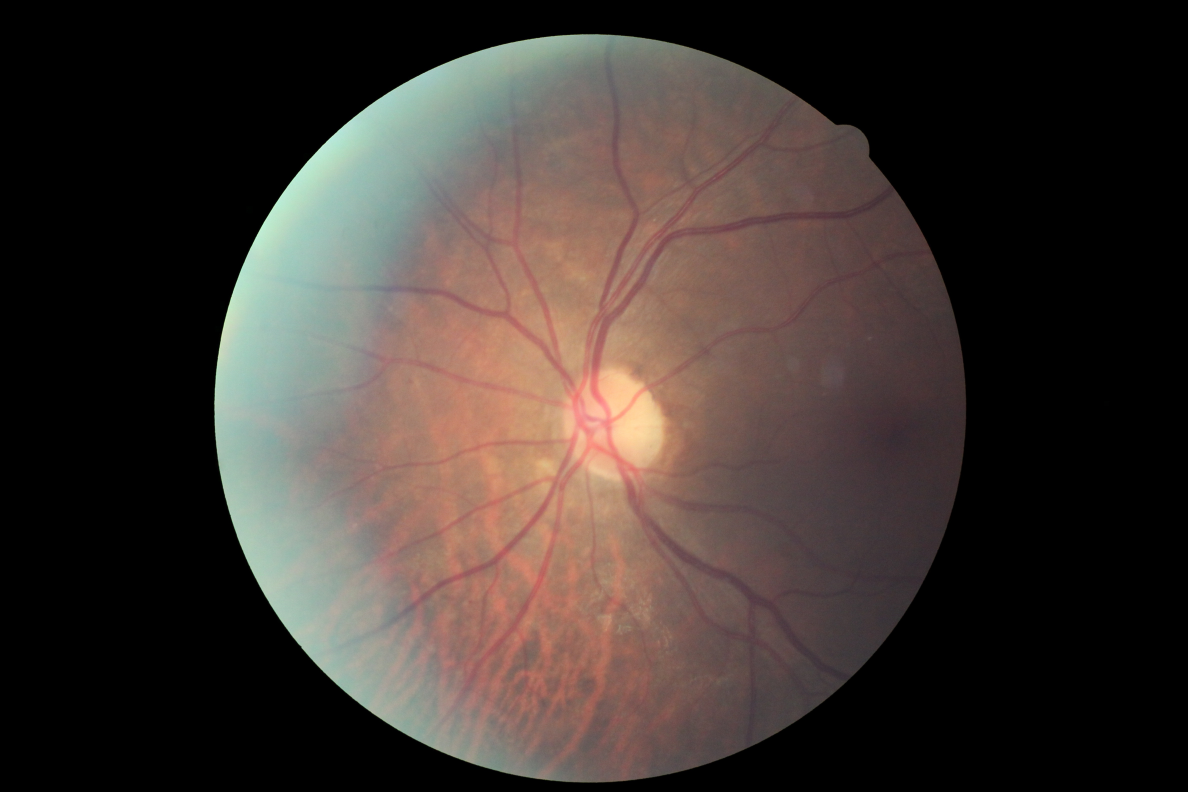
#> input picture Code/Data/sample/10_left.jpeg, 4752 x 3168 px, found by its file name (shown at 1/4 size); its folder holds only this picture in this run
$ python preprocess_images.py   (older library calls are emulated)
#> lines starting #> are read from the running program, lines starting #| are printed output that depends on the picture; after the words box and inside, x2 and y2 are one past the last pixel; in counts of white or black regions, pixels touching at a corner belong together
#> in save_single, image_original is the input picture: PIL image 4752x3168 RGB; mean R, G, B 64.1, 54.6, 49.9
"""
Tries to remove unnecessary black borders around the images, and
"trim" the images to they take up the entirety of the image.
It's hacky & not very nice but it works :))
"""

import os
import numpy as np
from PIL import Image
import warnings
from multiprocessing import Pool
from tqdm import tqdm
import cv2


def trim(im):
    """
    Converts image to grayscale using cv2, then computes binary matrix
    of the pixels that are above a certain threshold, then takes out
    the first row where a certain percetage of the pixels are above the
    threshold will be the first clip point. Same idea for col, max row, max col.
    """
    percentage = 0.02

    img = np.array(im)
    img_gray = cv2.cvtColor(img, cv2.COLOR_BGR2GRAY)
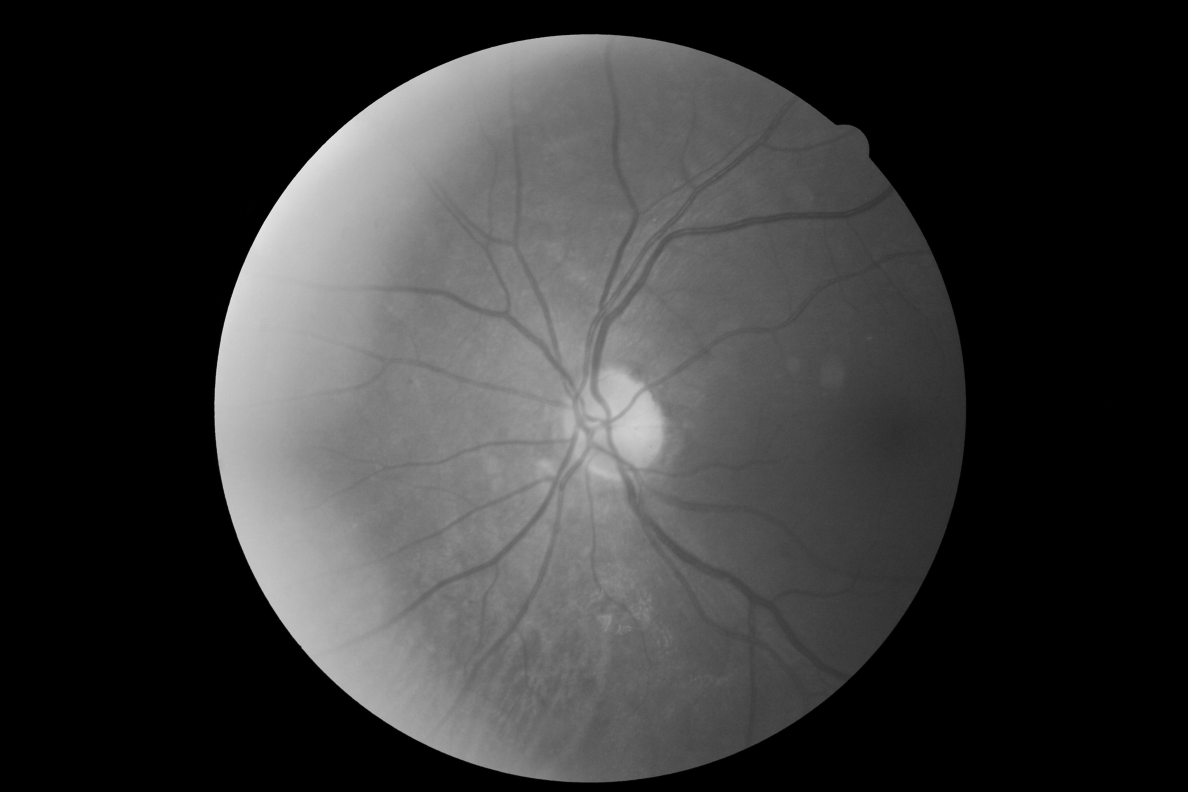
#> img_gray: shape (3168, 4752) (shown at 1/4 size); min 0, max 243, mean 54.3
    im = img_gray > 0.1 * np.mean(img_gray[img_gray != 0])
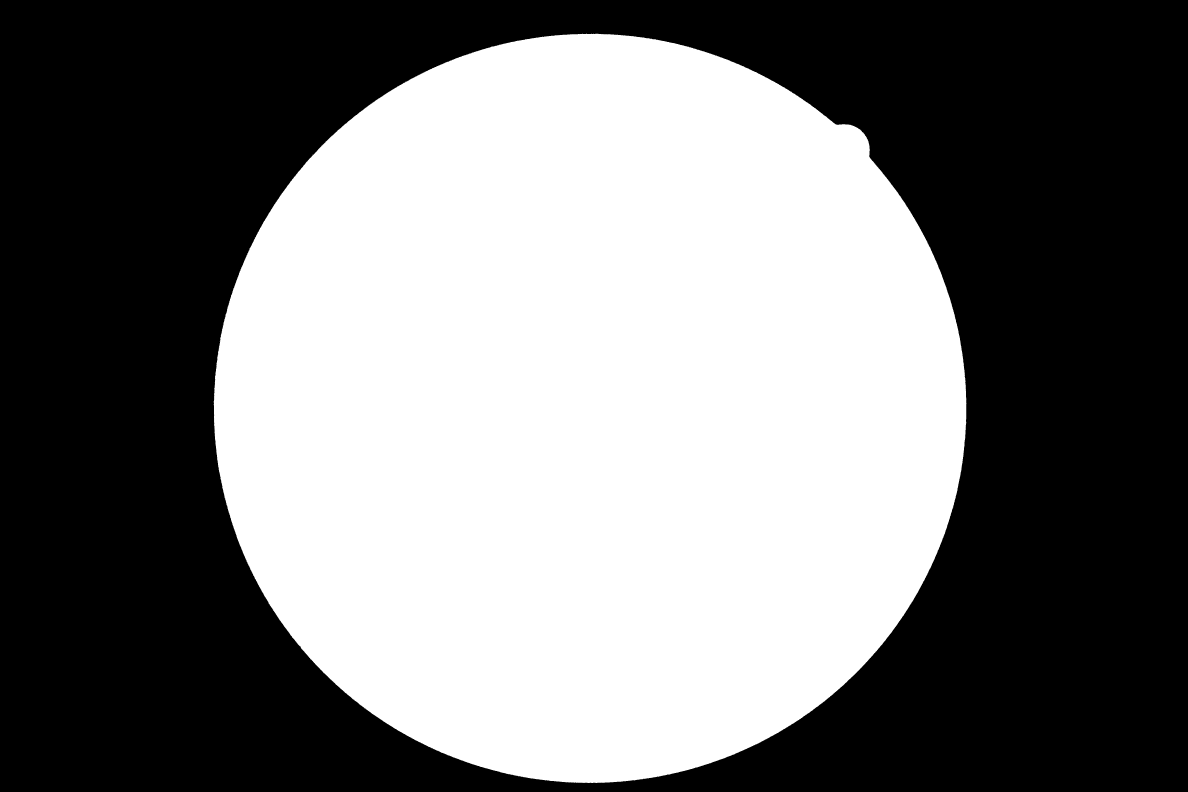
#> im: shape (3168, 4752) bool (shown at 1/4 size); 47.1% white; 11 white regions (10 under 20 px), largest, box (x1, y1, x2, y2) and area: (855, 135, 3866, 3132) 7087763
    row_sums = np.sum(im, axis=1)
#> row_sums = 3168 values, max 3010 at index 1599, min 0 at index 0, mean 2237.3
    col_sums = np.sum(im, axis=0)
#> col_sums = 4752 values, max 2997 at index 2366, min 0 at index 0, mean 1491.5
    rows = np.where(row_sums > img.shape[1] * percentage)[0]
#> rows = 2995 values from 136 to 3130
    cols = np.where(col_sums > img.shape[0] * percentage)[0]
#> cols = 3009 values from 856 to 3864
    min_row, min_col = np.min(rows), np.min(cols)
#> min_row = 136; min_col = 856
    max_row, max_col = np.max(rows), np.max(cols)
#> max_row = 3130; max_col = 3864
    im_crop = img[min_row : max_row + 1, min_col : max_col + 1]
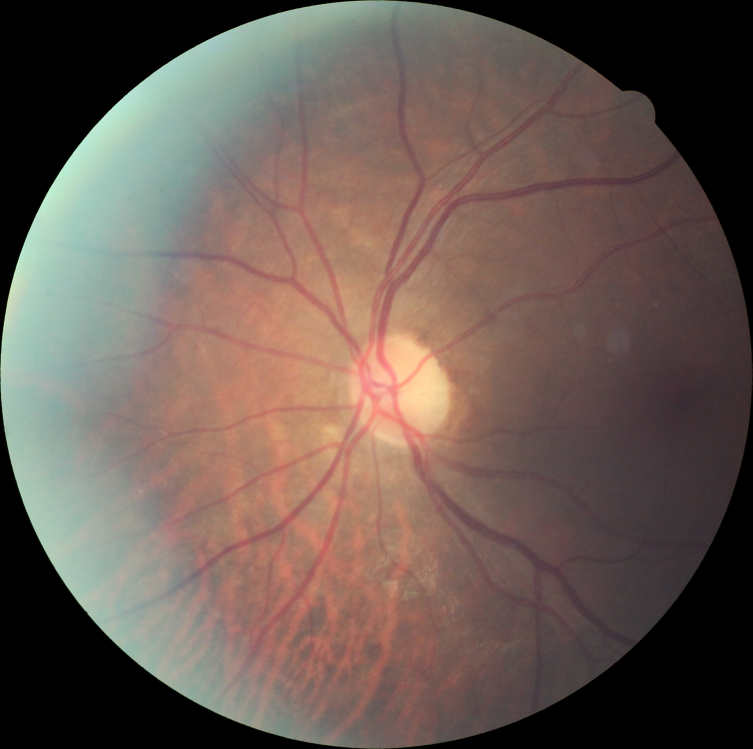
#> im_crop: shape (2995, 3009, 3) (shown at 1/4 size); mean R, G, B 107.1, 91.2, 83.4
    return Image.fromarray(im_crop)


def resize_maintain_aspect(image, desired_size):
    """
    Stole this from some stackoverflow post but can't remember which,
    this will add padding to maintain the aspect ratio.
    """
#> called with desired_size = 150
    old_size = image.size  # old_size[0] is in (width, height) format
    ratio = float(desired_size) / max(old_size)
    new_size = tuple([int(x * ratio) for x in old_size])
    im = image.resize(new_size, Image.ANTIALIAS)
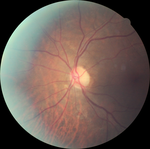
#> im: PIL image 150x149 RGB; mean R, G, B 107.3, 91.3, 83.6
    new_im = Image.new("RGB", (desired_size, desired_size))
#> new_im: PIL image 150x150 RGB; every value is 0
    new_im.paste(im, ((desired_size - new_size[0]) // 2, (desired_size - new_size[1]) // 2))
    return new_im


def save_single(args):
    img_file, input_path_folder, output_path_folder, output_size = args
    image_original = Image.open(os.path.join(input_path_folder, img_file))
    image = trim(image_original)
    image = resize_maintain_aspect(image, desired_size=output_size[0])
    image.save(os.path.join(output_path_folder + img_file))


def fast_image_resize(input_path_folder, output_path_folder, output_size=None):
    """
    Uses multiprocessing to make it fast
    """
    if not output_size:
        warnings.warn("Need to specify output_size! For example: output_size=100")
        exit()

    if not os.path.exists(output_path_folder):
        os.makedirs(output_path_folder)

    jobs = [
        (file, input_path_folder, output_path_folder, output_size)
        for file in os.listdir(input_path_folder)
    ]

    with Pool() as p:
        list(tqdm(p.imap_unordered(save_single, jobs), total=len(jobs)))


if __name__ == "__main__":
    fast_image_resize("../Data/sample/", "../Data/sample_resized_150/", output_size=(150, 150))

$ run again, on Code/Data/sample/15_left.jpeg
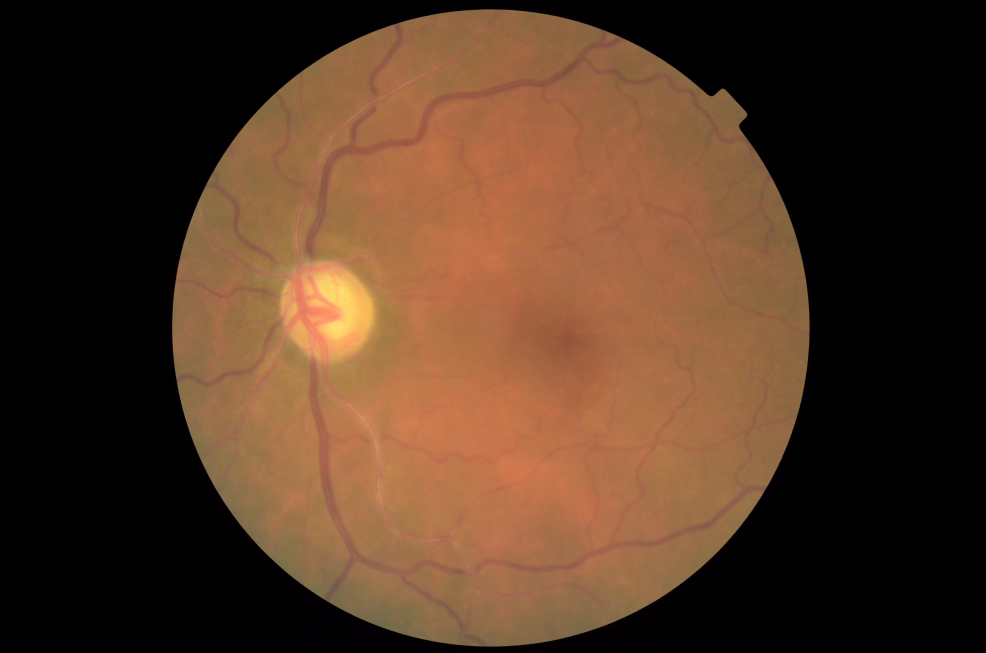
#> input picture Code/Data/sample/15_left.jpeg, 4928 x 3264 px, found by its file name (shown at 1/5 size)
#> in save_single, image_original is the input picture: PIL image 4928x3264 RGB; mean R, G, B 82.3, 55, 35.7
#> in trim, `im = img_gray > 0.1 * np.mean(img_gray[img_gray != 0])`:
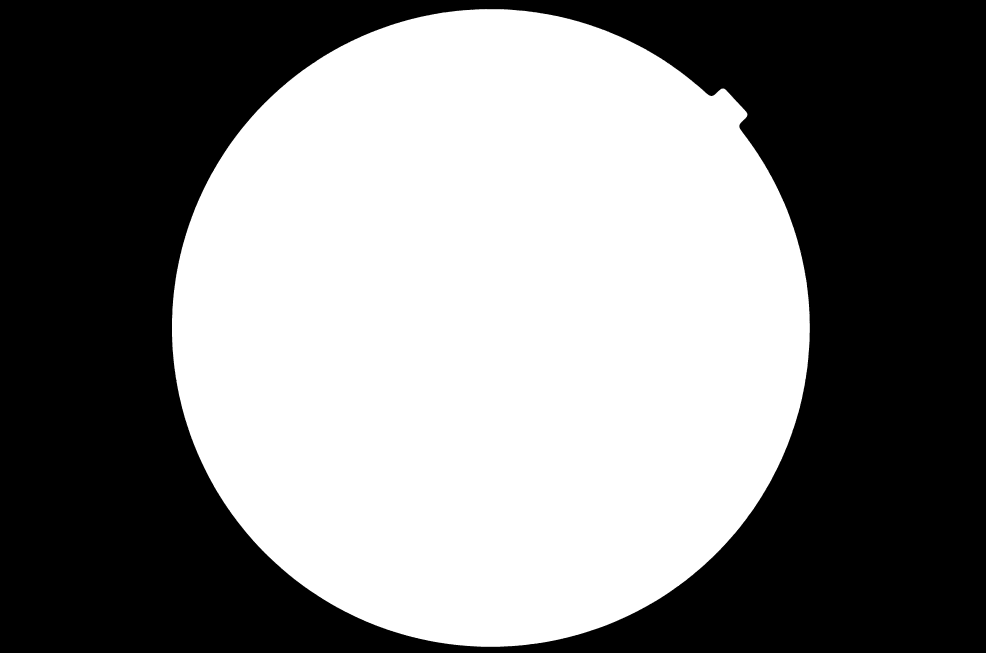
#> im: shape (3264, 4928) bool (shown at 1/5 size); 49.7% white; 43 white regions (42 under 20 px), largest, box (x1, y1, x2, y2) and area: (860, 45, 4049, 3234) 8000311
#> row_sums = 3264 values, max 3189 at index 1608, min 0 at index 0, mean 2451.1
#> col_sums = 4928 values, max 3189 at index 2428, min 0 at index 0, mean 1623.4
#> rows = 3187 values from 46 to 3232
#> cols = 3188 values from 860 to 4047
#> min_row = 46; min_col = 860
#> max_row = 3232; max_col = 4047
#> in resize_maintain_aspect, `im = image.resize(new_size, Image.ANTIALIAS)`:
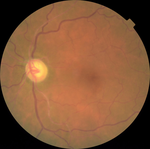
#> im: PIL image 150x149 RGB; mean R, G, B 130.3, 87.1, 56.5

$ run again, on Code/Data/sample/15_right.jpeg
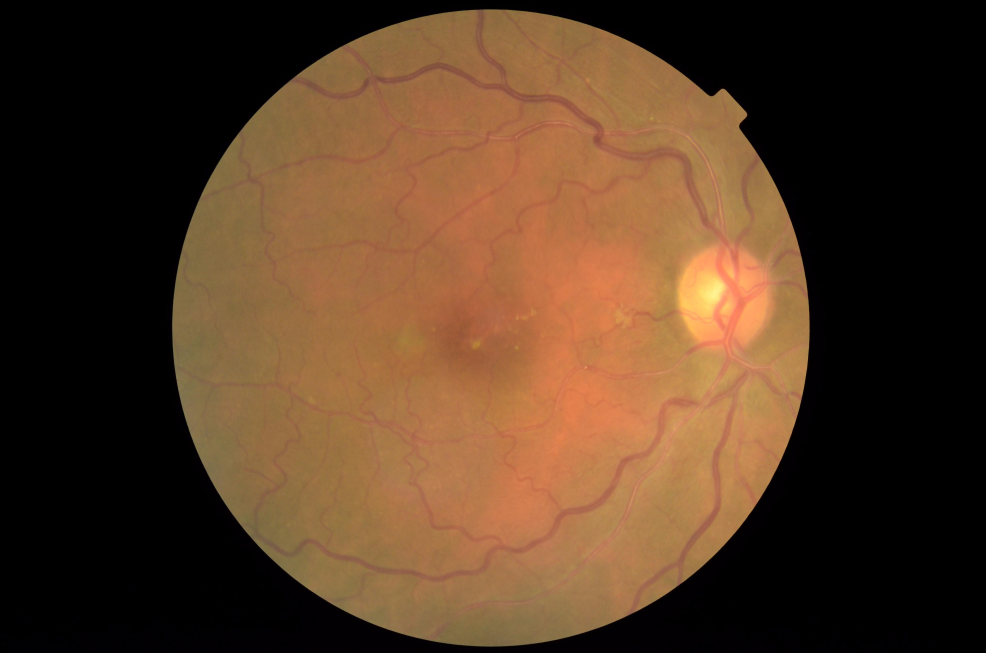
#> input picture Code/Data/sample/15_right.jpeg, 4928 x 3264 px, found by its file name (shown at 1/5 size)
#> in save_single, image_original is the input picture: PIL image 4928x3264 RGB; mean R, G, B 84.8, 58.2, 36
#> in trim, `im = img_gray > 0.1 * np.mean(img_gray[img_gray != 0])`:
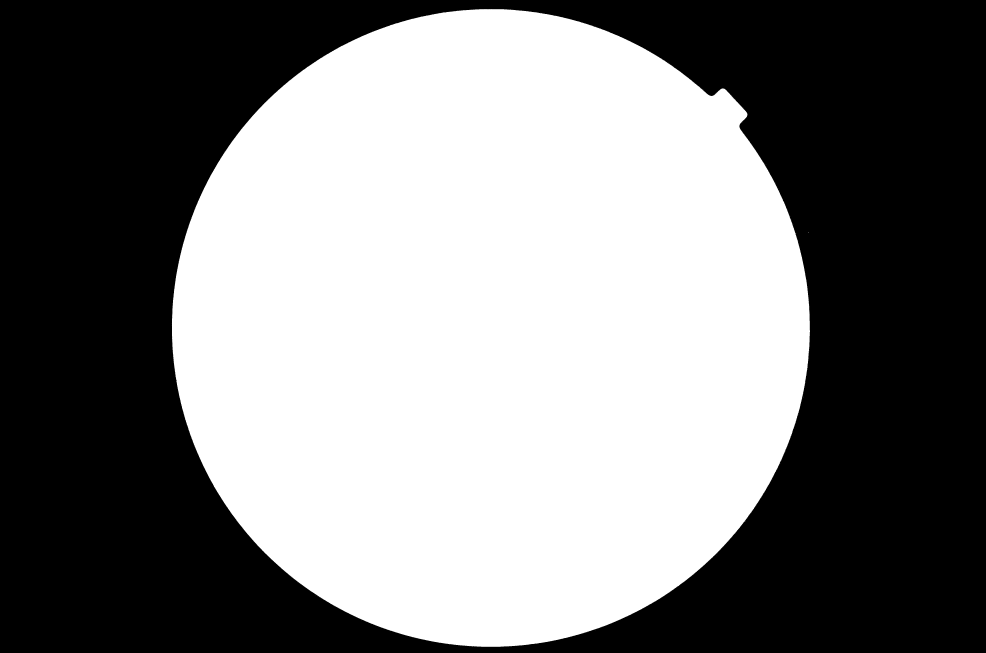
#> im: shape (3264, 4928) bool (shown at 1/5 size); 49.7% white; 90 white regions (89 under 20 px), largest, box (x1, y1, x2, y2) and area: (859, 45, 4050, 3234) 8000920
#> row_sums = 3264 values, max 3190 at index 1616, min 0 at index 0, mean 2451.3
#> col_sums = 4928 values, max 3189 at index 2423, min 0 at index 0, mean 1623.6
#> rows = 3187 values from 46 to 3232
#> cols = 3189 values from 860 to 4048
#> min_row = 46; min_col = 860
#> max_row = 3232; max_col = 4048
#> in resize_maintain_aspect, `im = image.resize(new_size, Image.ANTIALIAS)`:
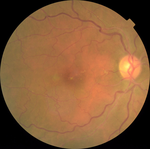
#> im: PIL image 150x149 RGB; mean R, G, B 134.3, 92.2, 57

$ run again, on Code/Data/sample/16_left.jpeg
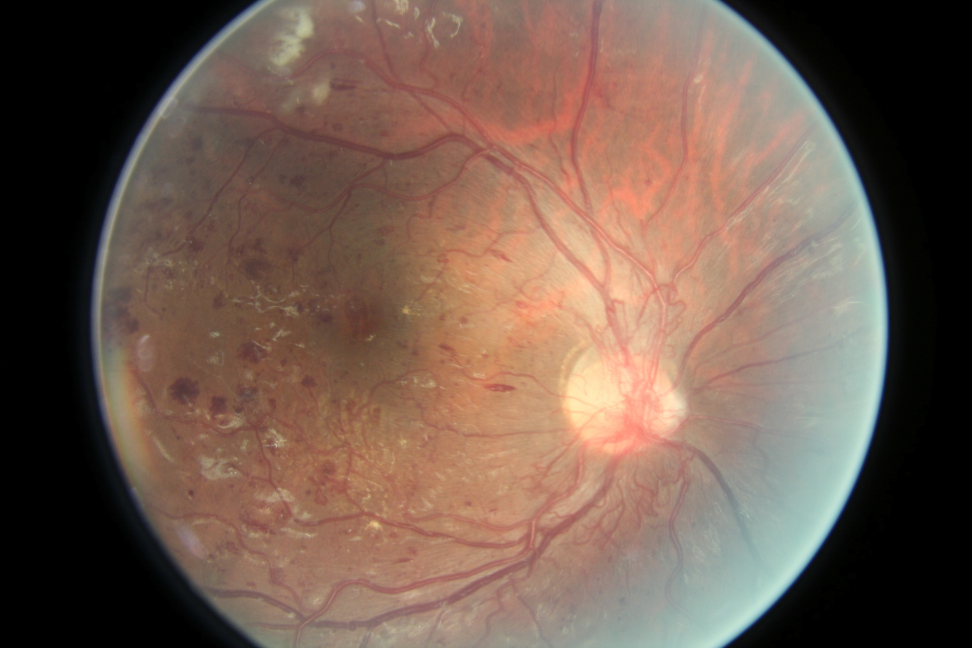
#> input picture Code/Data/sample/16_left.jpeg, 3888 x 2592 px, found by its file name (shown at 1/4 size)
#> in save_single, image_original is the input picture: PIL image 3888x2592 RGB; mean R, G, B 114.9, 92.2, 79.9
#> in trim, `im = img_gray > 0.1 * np.mean(img_gray[img_gray != 0])`:
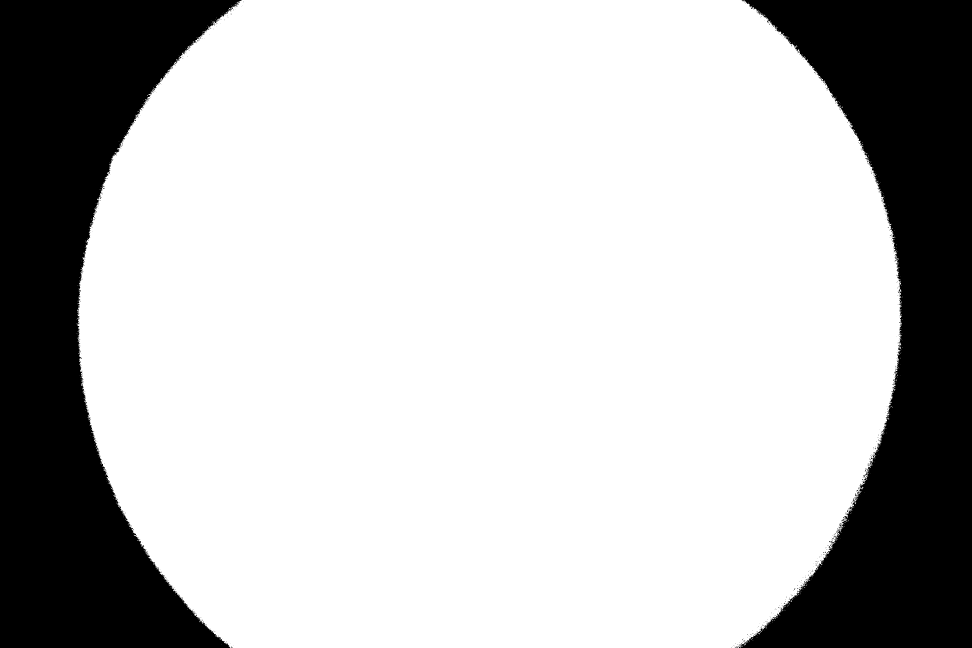
#> im: shape (2592, 3888) bool (shown at 1/4 size); 74.6% white; 664 black regions (649 under 20 px), largest, box (x1, y1, x2, y2) and area: (0, 0, 968, 2592) 1311043, (2960, 0, 3888, 2592) 1245701, (3420, 1972, 3427, 1986) 42
#> row_sums = 2592 values, max 3298 at index 1299, min 2001 at index 3, mean 2900.6
#> col_sums = 3888 values, max 2592 at index 968, min 0 at index 0, mean 1933.7
#> rows = 2592 values from 0 to 2591
#> cols = 3292 values from 312 to 3603
#> min_row = 0; min_col = 312
#> max_row = 2591; max_col = 3603
#> in resize_maintain_aspect, `new_im.paste(im, ((desired_size - new_size[0]) // 2, (desired_size - n..`:
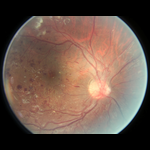
#> new_im: PIL image 150x150 RGB; mean R, G, B 106.7, 85.6, 74.2
